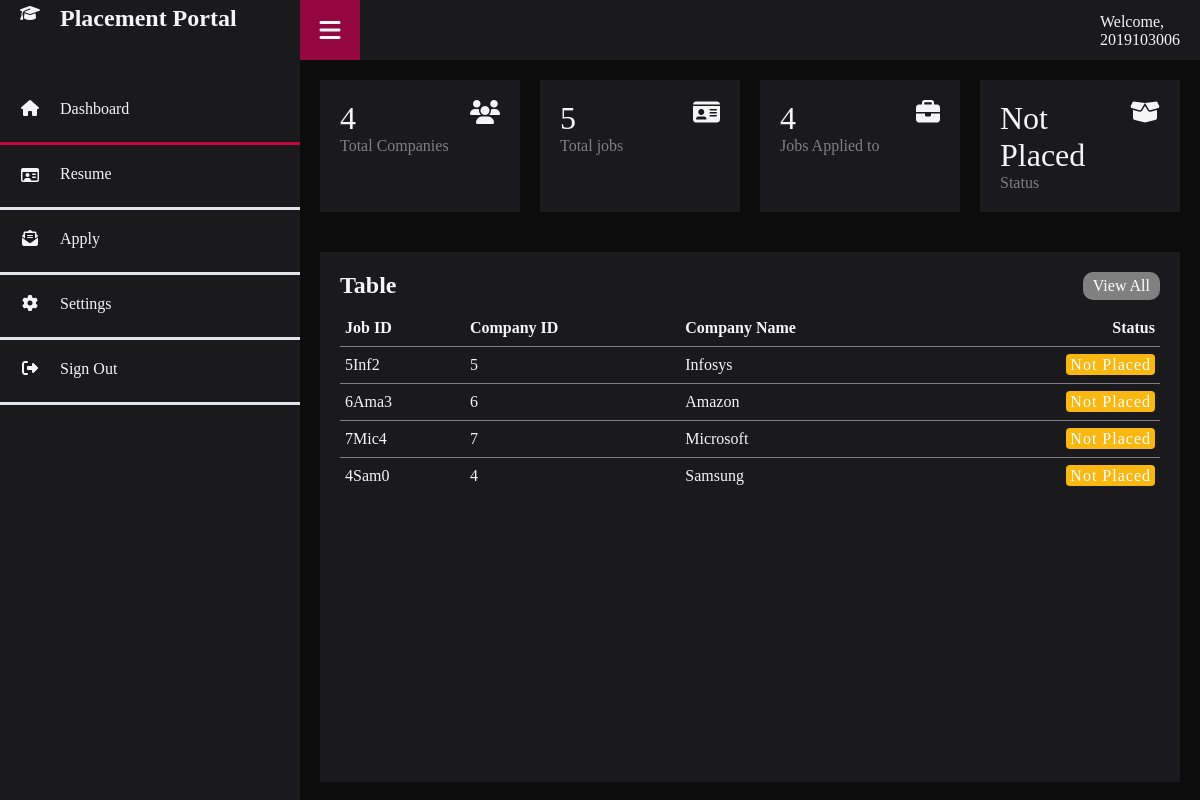
The app's page /studentlogin/dashboard/mainindex.php (signed in) with its own data.
### tables this page shows
CREATE TABLE `jobdetails` (
  `JobId` varchar(10) NOT NULL,
  `JobDesc` varchar(255) NOT NULL,
  `ApplDeadline` date NOT NULL,
  `CompanyId` int(11) NOT NULL,
  `Start` varchar(50) NOT NULL,
  `Mode` varchar(10) NOT NULL,
  `Salary` int(11) NOT NULL,
  `City` varchar(100) NOT NULL,
  `State` varchar(100) NOT NULL,
  `Vacancies` int(11) NOT NULL
);

CREATE TABLE `companyprofile` (
  `CompanyName` char(10) DEFAULT NULL,
  `CompanyId` int(11) NOT NULL,
  `Email` varchar(100) NOT NULL,
  `PhoneNumber` int(11) NOT NULL,
  `City` varchar(100) NOT NULL
);

### studentlogin/dashboard/dashboard.php (the view, shortened to what this page needs)
<div id="Dashboard" class="portion" >
    <div class="cardBox">
                <div class="card">
                    <div>
                        <div class="numbers">
                        <?php
                            $sql = "SELECT * FROM companylogin";
                            $result = mysqli_query(Database::$conn,$sql);
                            $rowCount = mysqli_num_rows($result);
                            echo($rowCount);
                        ?>
                        </div>
                        <div class="cardName">Total Companies</div>
                    </div>
                    <div class="iconBox">
                        <i class="fas fa-users"></i>
                    </div>
                </div>
                <div class="card">
                    <div>
                        <div class="numbers">
                        <?php
                            $sql = "SELECT * FROM jobdetails";
                            $result = mysqli_query(Database::$conn,$sql);
                            $rowCount = mysqli_num_rows($result);
                            echo($rowCount);
                        ?>
                        </div>
                        <div class="cardName">Total jobs</div>
                    </div>
                    <div class="iconBox">
                        <i class="fas fa-id-card"></i>
                    </div>
                </div>
                <div class="card">
                    <div>
                        <div class="numbers">
                        <?php
                            $sql = "SELECT * FROM jobappl where jobappl.studentid ='" . $_SESSION['username'] . "'";
                            $result = mysqli_query(Database::$conn,$sql);
                            $rowCount = mysqli_num_rows($result);
                            echo($rowCount);
                        ?>
                        </div>
                        <div class="cardName">Jobs Applied to</div>
                    </div>
                    <div class="iconBox">
                        <i class="fas fa-briefcase"></i>
                    </div>
                </div>
                <div class="card">
                    <div>
                        <div class="numbers">
                        <?php
                            $sql = "SELECT * FROM studentdetails where studentdetails.studentid ='" . $_SESSION['username'] . "'";
                            $result = mysqli_query(Database::$conn,$sql);
                            $rowCount = mysqli_num_rows($result);
                            if($rowCount > 0){
                                $row = mysqli_fetch_assoc($result);
                                if($row['Status']=='y'){
                                    echo "Placed";
                                }
                                else if($row['Status']=='n'){
                                    echo "Not Placed";
                                }
                            }
                        ?>
                        </div>
                        <div class="cardName">Status</div>
                    </div>
                    <div class="iconBox">
                        <i class="fas fa-box-open"></i>
                    </div>
                </div>
            </div>
            <div class="details">
                <div class="recent">
                    <div class="cardHeader">
                        <h2>Table</h2>
                        <a href="#" onclick="openTab(event, 'Companies')" class="btn">View All</a>
                    </div>
                    <table>
                        <thead>
                            <tr>
                                <td>Job ID</td>
                                <td>Company ID</td>
                                <td>Company Name</td>
                                <td>Status</td>
                            </tr>
                        </thead>
                        <?php
                            $sql = "SELECT jobdetails.JobId, jobdetails.CompanyId, companyprofile.CompanyName, jobappl.Status
                            FROM jobdetails inner join companyprofile on jobdetails.CompanyId=companyprofile.CompanyId
                            inner join jobappl on jobdetails.JobId=jobappl.JobId
                            WHERE jobappl.studentid='" . $_SESSION['username'] . "'";
                            $result = mysqli_query(Database::$conn,$sql);
                            $rowCount = mysqli_num_rows($result);
                            if($rowCount > 0){
                                while ($row = mysqli_fetch_assoc($result)){
                                    echo "<tr><td>".$row['JobId']."</td><td>".$row['CompanyId']."</td><td>".$row['CompanyName']."</td>";
                                    if($row['Status']=='y'){
                                        echo "<td><span class='status placed'>"."Placed"."</span></td>";
                                    }
                                    else if($row['Status']=='n'){
                                        echo "<td><span class='status pending'>"."Not Placed"."</span></td>";
                                    }
                                    echo "</tr>";
                                }
                            }
                        ?>
                    </table>
                </div>
            </div>
</div>

### studentlogin/dashboard/styl.css (style rules this page uses)
* { margin:0; padding:0; box-sizing: border-box; color: whitesmoke; }
body { overflow-x: hidden; }
.cardBox { position: relative; width:100%; padding: 20px; display: grid; grid-template-columns: repeat(4,1fr); grid-gap: 20px; }
.cardBox .card { position: relative; background: #1A1A1D; padding: 20px; display: flex; justify-content: space-between; cursor: pointer; }
.cardBox .card .numbers { position: relative; font-size: 2em; font-weight: 500; }
.cardBox .card .cardName { color: grey ; }
.cardBox .card .iconBox { font-size: 1.5em; color: grey; text-align: center; vertical-align: middle; }
.details { position: relative; width: 100%; padding: 20px; display: grid; padding-top: 20px; gap: 20px; }
.details .recent { position: relative; min-height: 530px; background:#1A1A1D; padding: 20px; width: 100%; }
.cardHeader { display: flex; justify-content: space-between; align-items: flex-start; }
.cardHeader h2 { font-weight: 600; }
.btn { position: relative; padding: 5px 10px; background: grey; color: white; text-decoration: none; border-radius: 10px; }
.details table { width: 100%; border-collapse: collapse; margin-top: 10px; }
.details table thead td { font-weight: 600; }
.details .recent table tr { border-bottom: 1px solid grey; }
.details .recent table tbody tr:last-child { border-bottom: none; }
.details .recent table tr td { padding: 9px 5px; }
.details .recent table tbody td:last-child, .details .recent table thead td:last-child { text-align: right; }
.status { position: relative; padding: 2px 4px; background: rgb(228, 76, 76); color:white; border-radius: 4px; font-size: 16px; font-weight: 300 ; letter-spacing: 1px; }
.pending { background: #f8b711; }

### studentlogin/dashboard/students.php (style rules this page uses)
::placeholder { color:black; }

### records on screen
jobdetails: JobId "5Inf2", CompanyId "5", CompanyId.CompanyName "Infosys"
jobdetails: JobId "6Ama3", CompanyId "6", CompanyId.CompanyName "Amazon"
jobdetails: JobId "7Mic4", CompanyId "7", CompanyId.CompanyName "Microsoft"
jobdetails: JobId "4Sam0", CompanyId "4", CompanyId.CompanyName "Samsung"

### other values on screen
$_SESSION['username'] "2019103006"
$rowCount "4"
$rowCount "5"
